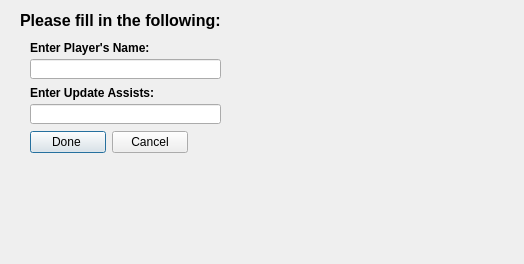
<?xml version="1.0" encoding="UTF-8"?>
<ui version="4.0">
 <class>Dialog9</class>
 <widget class="QDialog" name="Dialog9">
  <property name="geometry">
   <rect>
    <x>0</x>
    <y>0</y>
    <width>524</width>
    <height>264</height>
   </rect>
  </property>
  <property name="windowTitle">
   <string>Dialog</string>
  </property>
  <widget class="QLabel" name="labelpic">
   <property name="geometry">
    <rect>
     <x>0</x>
     <y>0</y>
     <width>521</width>
     <height>261</height>
    </rect>
   </property>
   <property name="text">
    <string/>
   </property>
  </widget>
  <widget class="QLabel" name="labelpic2">
   <property name="geometry">
    <rect>
     <x>300</x>
     <y>0</y>
     <width>221</width>
     <height>261</height>
    </rect>
   </property>
   <property name="text">
    <string/>
   </property>
  </widget>
  <widget class="QLabel" name="label_2">
   <property name="geometry">
    <rect>
     <x>30</x>
     <y>85</y>
     <width>131</width>
     <height>16</height>
    </rect>
   </property>
   <property name="text">
    <string>&lt;html&gt;&lt;head/&gt;&lt;body&gt;&lt;p&gt;&lt;span style=&quot; font-weight:600;&quot;&gt;Enter Update Assists:&lt;/span&gt;&lt;/p&gt;&lt;/body&gt;&lt;/html&gt;</string>
   </property>
  </widget>
  <widget class="QLabel" name="label">
   <property name="geometry">
    <rect>
     <x>30</x>
     <y>40</y>
     <width>131</width>
     <height>16</height>
    </rect>
   </property>
   <property name="text">
    <string>&lt;html&gt;&lt;head/&gt;&lt;body&gt;&lt;p&gt;&lt;span style=&quot; font-weight:600;&quot;&gt;Enter Player's Name: &lt;/span&gt;&lt;/p&gt;&lt;/body&gt;&lt;/html&gt;</string>
   </property>
  </widget>
  <widget class="QLineEdit" name="lineEdit">
   <property name="geometry">
    <rect>
     <x>30</x>
     <y>59</y>
     <width>191</width>
     <height>20</height>
    </rect>
   </property>
  </widget>
  <widget class="QWidget" name="layoutWidget">
   <property name="geometry">
    <rect>
     <x>30</x>
     <y>130</y>
     <width>158</width>
     <height>25</height>
    </rect>
   </property>
   <layout class="QHBoxLayout" name="horizontalLayout">
    <item>
     <widget class="QPushButton" name="pushButton">
      <property name="text">
       <string>Done </string>
      </property>
     </widget>
    </item>
    <item>
     <widget class="QPushButton" name="pushButton_2">
      <property name="text">
       <string>Cancel</string>
      </property>
     </widget>
    </item>
   </layout>
  </widget>
  <widget class="QLineEdit" name="lineEdit_2">
   <property name="geometry">
    <rect>
     <x>30</x>
     <y>104</y>
     <width>191</width>
     <height>20</height>
    </rect>
   </property>
  </widget>
  <widget class="QLabel" name="label_3">
   <property name="geometry">
    <rect>
     <x>20</x>
     <y>10</y>
     <width>221</width>
     <height>21</height>
    </rect>
   </property>
   <property name="text">
    <string>&lt;html&gt;&lt;head/&gt;&lt;body&gt;&lt;p&gt;&lt;span style=&quot; font-size:12pt; font-weight:600;&quot;&gt;Please fill in the following:&lt;/span&gt;&lt;/p&gt;&lt;/body&gt;&lt;/html&gt;</string>
   </property>
  </widget>
 </widget>
 <resources/>
 <connections/>
</ui>
